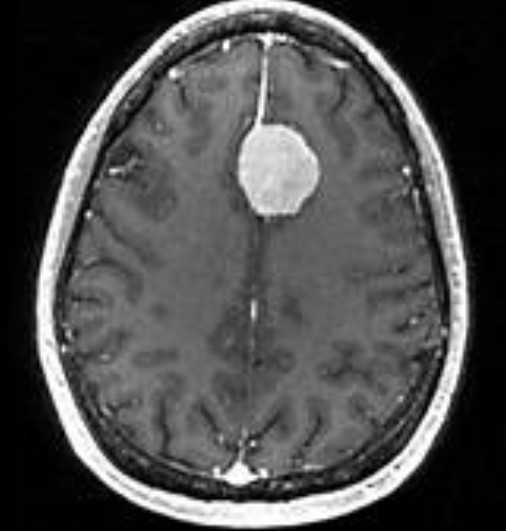
#> input picture Brain_Tumor/mri_image.jpg, 506 x 531 px
$ python FFT_NoHF.py
#> lines starting #> are read from the running program, lines starting #| are printed output that depends on the picture
import cv2
import numpy as np
import matplotlib.pyplot as plt
from sklearn.svm import SVC
from sklearn.preprocessing import StandardScaler

# Hàm tiền xử lý ảnh
def preprocess_image(image_path, size=(256, 256)):
    # Đọc ảnh grayscale
#> called with image_path = 'mri_image.jpg', size = (256, 256)
    img = cv2.imread(image_path, cv2.IMREAD_GRAYSCALE)
#> img is the input picture: shape (531, 506); min 0, max 255, mean 77.4
    if img is None:
        raise ValueError("Không thể đọc ảnh từ đường dẫn: ".format(image_path))
    # Resize ảnh
    img = cv2.resize(img, size)
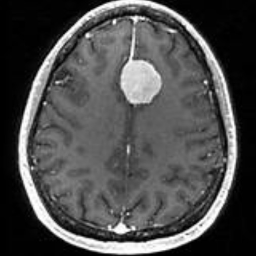
#> img: shape (256, 256); min 0, max 255, mean 77.3
    # Chuẩn hóa giá trị pixel về [0, 1]
    img = img.astype(np.float32) / 255.0
    return img

# Hàm áp dụng FFT và lọc nhiễu, làm nổi bật khối u với dịch chuyển ROI
def apply_fft_and_filter(image, r=30, roi_size=80, shift_y=-20):
    # Áp dụng FFT
#> called with r = 45, roi_size = 80, shift_y = -35
    dft = cv2.dft(np.float32(image), flags=cv2.DFT_COMPLEX_OUTPUT)
    dft_shift = np.fft.fftshift(dft)

    # Tạo phổ tần số
    magnitude_spectrum = 20 * np.log(cv2.magnitude(dft_shift[:, :, 0], dft_shift[:, :, 1]) + 1e-10)  # Tránh log(0)
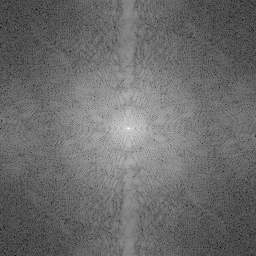
#> magnitude_spectrum: shape (256, 256) float32; min -104.2, max 197.9, mean 24.1; drawn with min black and max white
    magnitude_spectrum = (magnitude_spectrum - np.min(magnitude_spectrum)) / (np.max(magnitude_spectrum) - np.min(magnitude_spectrum))

    # Tạo bộ lọc thông thấp (low-pass filter) để loại bỏ tần số cao
    rows, cols = image.shape
#> rows = 256; cols = 256
    crow, ccol = rows // 2 + shift_y, cols // 2  # Dịch trung tâm lên trên với shift_y
#> crow = 93; ccol = 128
    mask = np.ones((rows, cols, 2), dtype=np.uint8)  # Khởi tạo mask với giá trị 1
    r = r  # Bán kính bộ lọc
    center = [crow, ccol]
#> center = [93, 128]
    x, y = np.ogrid[:rows, :cols]
#> x = 256 values from 0 to 255
    # Loại bỏ tần số cao ngoài bán kính r
    mask_area_high = (x - center[0]) ** 2 + (y - center[1]) ** 2 > r * r
    mask[mask_area_high] = 0

    # Tạo mask ROI để thu hẹp vùng quan tâm quanh khối u
    mask_roi = np.zeros((rows, cols), dtype=np.uint8)
    roi_half = roi_size // 2
    # Đảm bảo ROI không vượt ra ngoài biên ảnh
    start_row = max(0, crow - roi_half)
#> start_row = 53
    end_row = min(rows, crow + roi_half)
#> end_row = 133
    start_col = max(0, ccol - roi_half)
#> start_col = 88
    end_col = min(cols, ccol + roi_half)
#> end_col = 168
    mask_roi[start_row:end_row, start_col:end_col] = 1
    mask_roi = np.repeat(mask_roi[:, :, np.newaxis], 2, axis=2)  # Mở rộng mask cho 2 kênh

    # Kết hợp mask tần số cao và mask ROI
    final_mask = mask * mask_roi
    fshift = dft_shift * final_mask
    f_ishift = np.fft.ifftshift(fshift)

    # Biến đổi Fourier ngược (inverted FFT)
    img_back = cv2.idft(f_ishift)
    filtered_img = cv2.magnitude(img_back[:, :, 0], img_back[:, :, 1])
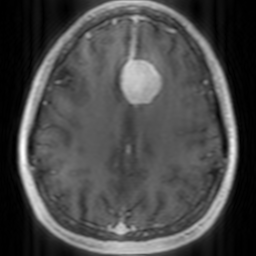
#> filtered_img: shape (256, 256) float32; min 4.68, max 72017.7, mean 20649.6; drawn with min black and max white

    # Chuẩn hóa và tăng độ tương phản cho vùng ROI
    filtered_img = (filtered_img - np.min(filtered_img)) / (np.max(filtered_img) - np.min(filtered_img))
    # Giữ lại chỉ vùng ROI, đặt phần còn lại về 0
    filtered_img = filtered_img * mask_roi[:, :, 0]
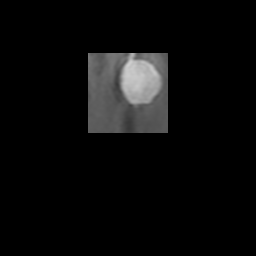
#> filtered_img: shape (256, 256) float32; min 0, max 0.813, mean 0.0429
    # Chuyển về uint8 và tăng độ tương phản
    filtered_img_uint8 = np.clip(filtered_img * 255, 0, 255).astype(np.uint8)
    filtered_img_uint8 = cv2.equalizeHist(filtered_img_uint8)
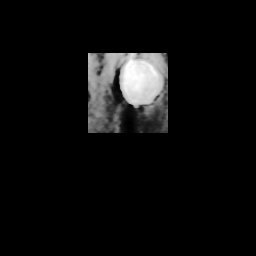
#> filtered_img_uint8: shape (256, 256); min 0, max 255, mean 12.7
    # Áp dụng CLAHE để làm nổi bật khối u
    clahe = cv2.createCLAHE(clipLimit=2.0, tileGridSize=(8, 8))
    filtered_img_uint8 = clahe.apply(filtered_img_uint8)
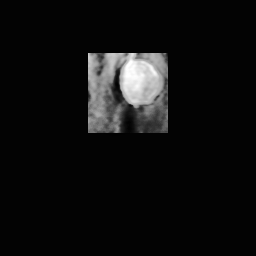
#> filtered_img_uint8: shape (256, 256); min 1, max 255, mean 15.5
    filtered_img = filtered_img_uint8.astype(np.float32) / 255.0

    return magnitude_spectrum, filtered_img

# Hàm trích xuất đặc trưng tần số
def extract_frequency_features(magnitude_spectrum):
    mean_magnitude = np.mean(magnitude_spectrum)
#> mean_magnitude = 0.425
    std_magnitude = np.std(magnitude_spectrum)
#> std_magnitude = 0.106
    return [mean_magnitude, std_magnitude]

# Hàm phân loại khối u (ví dụ với SVM)
def classify_tumor(features, labels, test_features):
    scaler = StandardScaler()
    features = scaler.fit_transform(features)
    test_features = scaler.transform([test_features])

    clf = SVC(kernel='rbf', probability=True)
    clf.fit(features, labels)
    prediction = clf.predict(test_features)
    return prediction

# Chủ đạo chương trình
def main(image_path, r=30, roi_size=80, shift_y=-20):
    # Bước 1: Tiền xử lý
    img = preprocess_image(image_path)

    # Bước 2: Áp dụng FFT và lọc nhiễu, làm nổi bật khối u với dịch chuyển ROI
    magnitude_spectrum, filtered_img = apply_fft_and_filter(img, r=r, roi_size=roi_size, shift_y=shift_y)

    # Bước 3: Trích xuất đặc trưng
    features = extract_frequency_features(magnitude_spectrum)
#> features = [0.425, 0.106]

    # Bước 4: Phân loại (giả định có dữ liệu huấn luyện)
    # dummy_features = [[100, 20], [150, 25], [80, 15]]  # Ví dụ đặc trưng huấn luyện
    # dummy_labels = [0, 1, 0]  # 0: lành tính, 1: ác tính
    # prediction = classify_tumor(dummy_features, dummy_labels, features)

    # Hiển thị kết quả
    plt.figure(figsize=(12, 4))
    plt.subplot(131), plt.imshow(img, cmap='gray'), plt.title('Ảnh gốc')
    plt.subplot(132), plt.imshow(magnitude_spectrum, cmap='gray'), plt.title('Phổ tần số')
    plt.subplot(133), plt.imshow(filtered_img, cmap='gray'), plt.title('Ảnh với khối u nổi bật')
    plt.show()

    # print(f"Kết quả phân loại: {'Ác tính' if prediction[0] == 1 else 'Lành tính'}")
    # print(f"Đặc trưng tần số: {features}")

if __name__ == "__main__":
    # Thay bằng đường dẫn đến ảnh MRI của bạn
    input_image_path = "mri_image.jpg"
    main(input_image_path, r=45, roi_size=80, shift_y=-35)  # shift_y âm để dịch lên trên

$ run again, with Brain_Tumor/mri1_image.jpg copied over Brain_Tumor/mri_image.jpg
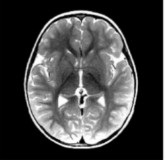
#> input picture Brain_Tumor/mri1_image.jpg, 166 x 160 px
#> in preprocess_image, img is the input picture: shape (160, 166); min 0, max 255, mean 68.7
#> in apply_fft_and_filter, `magnitude_spectrum = 20 * np.log(cv2.magnitude(dft_shift[:, :, 0], dft..`:
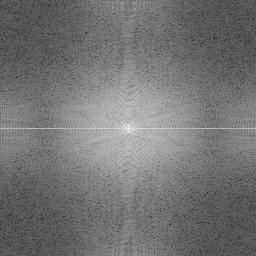
#> magnitude_spectrum: shape (256, 256) float32; min -144.2, max 195.6, mean 10.7; drawn with min black and max white
#> in apply_fft_and_filter, `filtered_img_uint8 = cv2.equalizeHist(filtered_img_uint8)`:
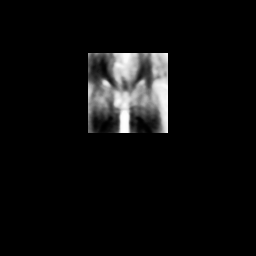
#> filtered_img_uint8: shape (256, 256); min 0, max 255, mean 12.6
#> mean_magnitude = 0.456
#> std_magnitude = 0.108
#> features = [0.456, 0.108]

$ run again, with Brain_Tumor/mri2_image.jpg copied over Brain_Tumor/mri_image.jpg
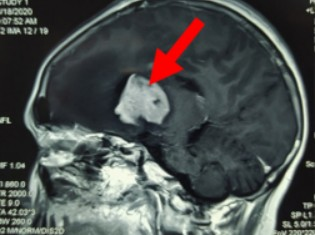
#> input picture Brain_Tumor/mri2_image.jpg, 315 x 235 px
#> in apply_fft_and_filter, `magnitude_spectrum = 20 * np.log(cv2.magnitude(dft_shift[:, :, 0], dft..`:
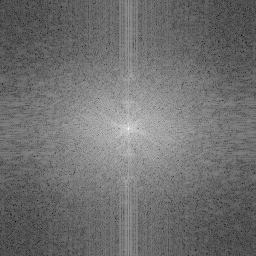
#> magnitude_spectrum: shape (256, 256) float32; min -114.8, max 198.6, mean 22.8; drawn with min black and max white
#> in apply_fft_and_filter, `filtered_img_uint8 = cv2.equalizeHist(filtered_img_uint8)`:
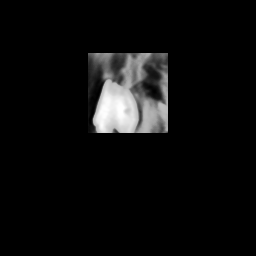
#> filtered_img_uint8: shape (256, 256); min 0, max 255, mean 12.6
#> mean_magnitude = 0.439
#> std_magnitude = 0.101
#> features = [0.439, 0.101]
